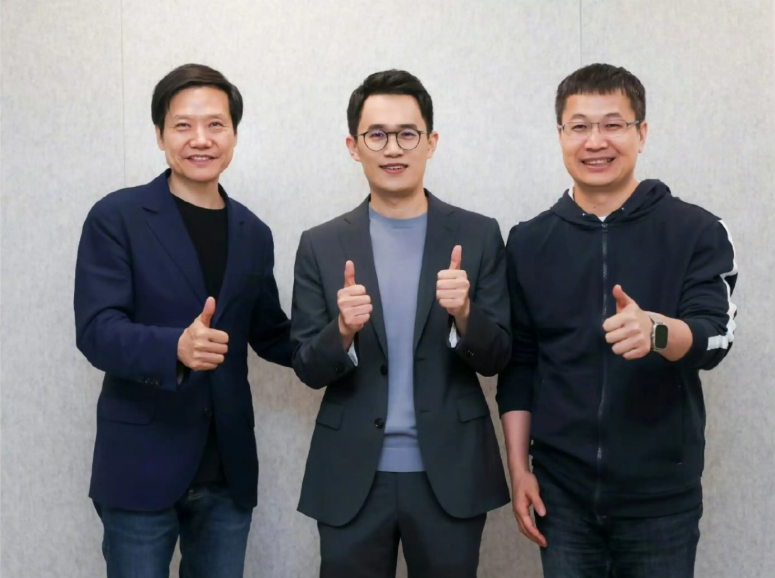
#> input picture images/boy.png, 775 x 578 px
$ python eg4_whoesface.py
#> lines starting #> are read from the running program, lines starting #| are printed output that depends on the picture; after the words box and inside, x2 and y2 are one past the last pixel; in counts of white or black regions, pixels touching at a corner belong together
from pathlib import Path

import cv2

SCRIPT_DIR = Path(__file__).resolve().parent
PROJECT_DIR = SCRIPT_DIR.parent
IMAGE_PATH = PROJECT_DIR / "images" / "boy.png"
CASCADE_PATH = Path("/usr/share/opencv4/haarcascades/haarcascade_frontalface_default.xml")

face_cascade = cv2.CascadeClassifier(str(CASCADE_PATH))
if face_cascade.empty():
    raise FileNotFoundError(f"无法加载人脸分类器: {CASCADE_PATH}")

image = cv2.imread(str(IMAGE_PATH))
#> image is the input picture: shape (578, 775, 3); mean B, G, R 123.3, 120.4, 121
if image is None:
    raise FileNotFoundError(f"无法读取图片: {IMAGE_PATH}")

gray_image = cv2.cvtColor(image, cv2.COLOR_BGR2GRAY)
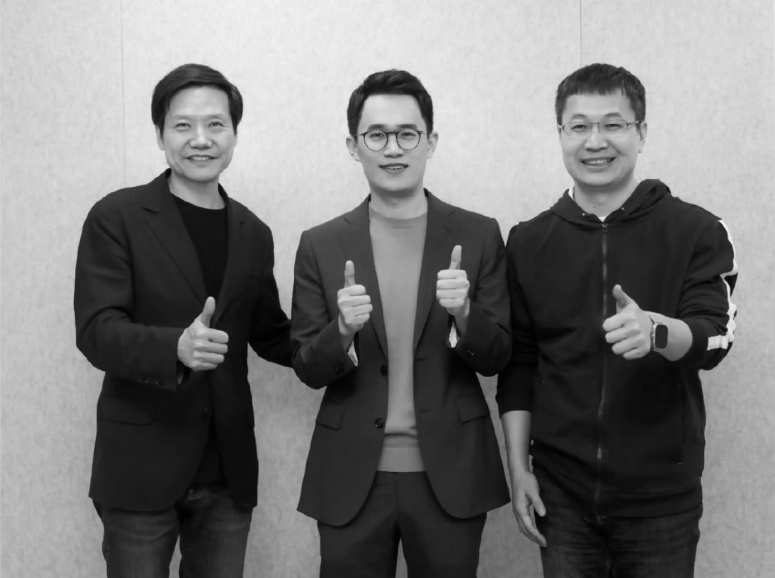
#> gray_image: shape (578, 775); min 1, max 242, mean 120.9
faces = face_cascade.detectMultiScale(
    gray_image,
    scaleFactor=1.1,
    minNeighbors=5,
    minSize=(30, 30),
)
#> faces = [[155, 90, 89, 89], [345, 97, 95, 95], [549, 89, 95, 95]]

print(f"检测到 {len(faces)} 张人脸")
#| 检测到 3 张人脸

for (x, y, w, h) in faces:
    cv2.rectangle(image, (x, y), (x + w, y + h), (255, 0, 0), 2)
#> this loop made 3 passes
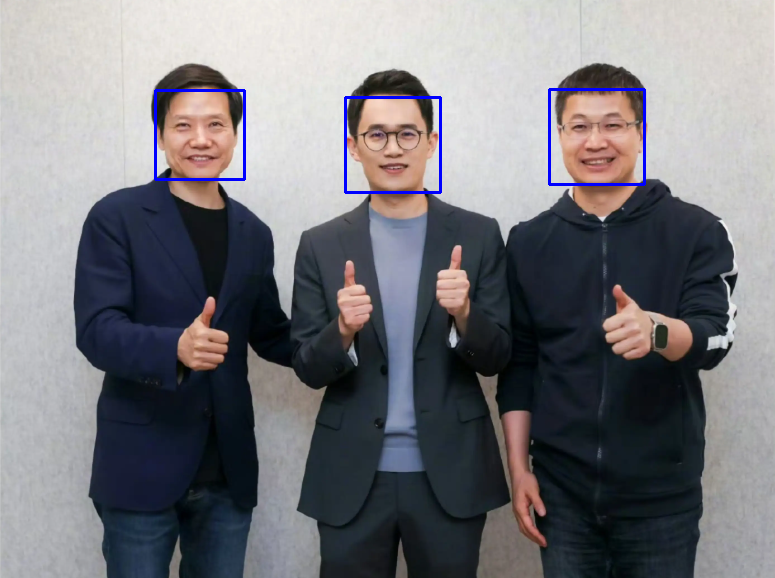
#> image: shape (578, 775, 3); 0.74% of pixels changed, all inside (x1, y1, x2, y2) = (154, 88, 646, 194)

cv2.imshow("Detected Faces", image)
cv2.waitKey(0)
cv2.destroyAllWindows()
